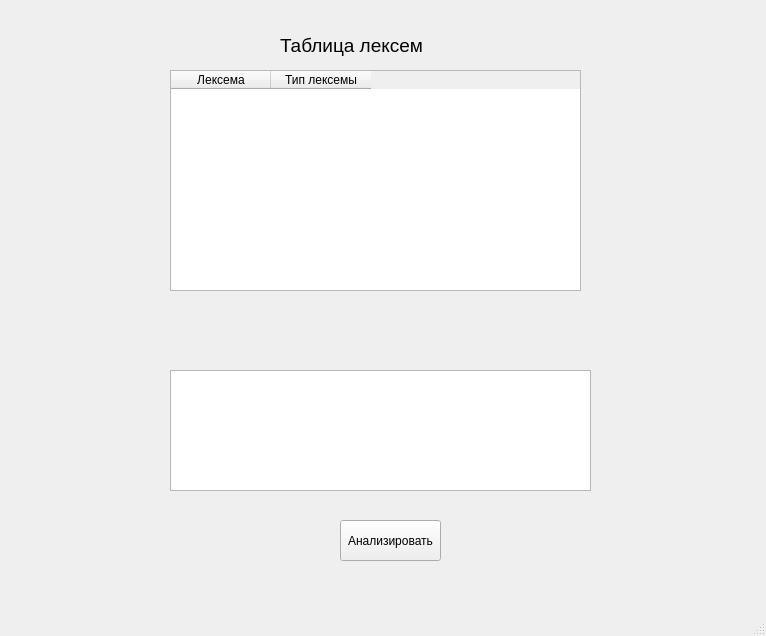
<?xml version="1.0" encoding="UTF-8"?>
<ui version="4.0">
 <class>MainWindow</class>
 <widget class="QMainWindow" name="MainWindow">
  <property name="geometry">
   <rect>
    <x>0</x>
    <y>0</y>
    <width>766</width>
    <height>636</height>
   </rect>
  </property>
  <property name="windowTitle">
   <string>MainWindow</string>
  </property>
  <widget class="QWidget" name="centralwidget">
   <widget class="QTextEdit" name="textEdit">
    <property name="geometry">
     <rect>
      <x>170</x>
      <y>370</y>
      <width>421</width>
      <height>121</height>
     </rect>
    </property>
   </widget>
   <widget class="QTableWidget" name="tokenTable">
    <property name="geometry">
     <rect>
      <x>170</x>
      <y>70</y>
      <width>411</width>
      <height>221</height>
     </rect>
    </property>
    <column>
     <property name="text">
      <string>Лексема</string>
     </property>
    </column>
    <column>
     <property name="text">
      <string>Тип лексемы</string>
     </property>
    </column>
   </widget>
   <widget class="QPushButton" name="But1">
    <property name="geometry">
     <rect>
      <x>340</x>
      <y>520</y>
      <width>101</width>
      <height>41</height>
     </rect>
    </property>
    <property name="text">
     <string>Анализировать</string>
    </property>
   </widget>
   <widget class="QLabel" name="label">
    <property name="geometry">
     <rect>
      <x>280</x>
      <y>30</y>
      <width>171</width>
      <height>31</height>
     </rect>
    </property>
    <property name="font">
     <font>
      <pointsize>14</pointsize>
     </font>
    </property>
    <property name="text">
     <string>Таблица лексем</string>
    </property>
   </widget>
  </widget>
  <widget class="QMenuBar" name="menubar">
   <property name="geometry">
    <rect>
     <x>0</x>
     <y>0</y>
     <width>766</width>
     <height>22</height>
    </rect>
   </property>
  </widget>
  <widget class="QStatusBar" name="statusbar"/>
 </widget>
 <resources/>
 <connections/>
</ui>
